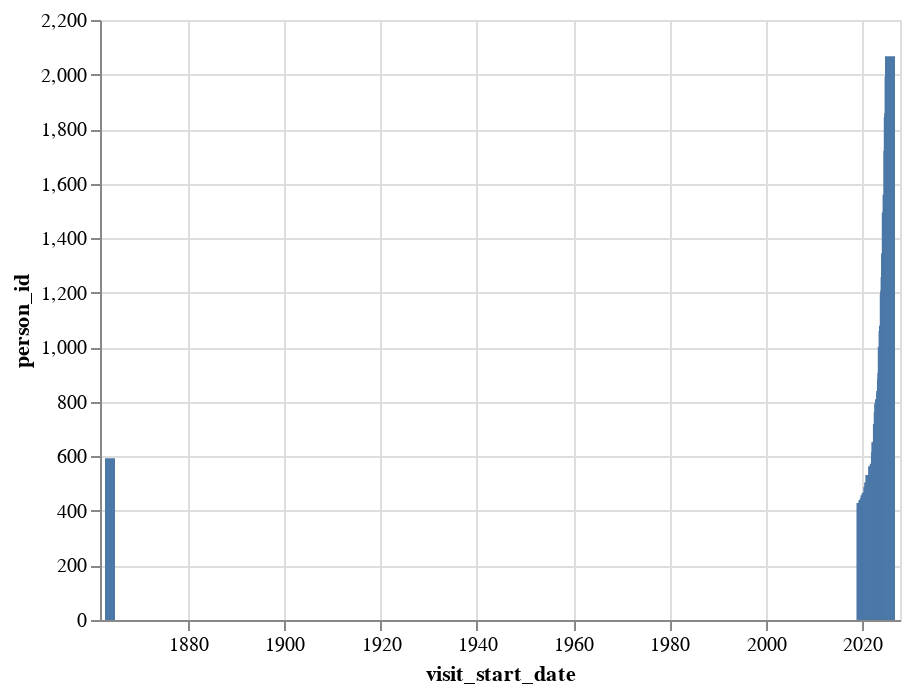

The code cell stored with this chart in its notebook:
### Code cell
alt.Chart(visit_start_dates_summary).mark_bar().encode(
    alt.X('visit_start_date:T', scale=alt.Scale(padding=5)),
    y='person_id:Q'
)

### Figure 1 — Vega-Lite specification as saved in the notebook (floating-point values rounded to 4 significant figures)
{"config": {"view": {"continuousWidth": 400, "continuousHeight": 300}}, "data": {"name": "data-fe469d109448af499721b22749905092"}, "mark": "bar", "encoding": {"x": {"type": "temporal", "field": "visit_start_date", "scale": {"padding": 5}}, "y": {"type": "quantitative", "field": "person_id"}}, "$schema": "https://vega.github.io/schema/vega-lite/v4.8.1.json", "datasets": {"data-fe469d109448af499721b22749905092": [{"visit_start_date": "1863-10", "person_id": 593}, {"visit_start_date": "2019-12", "person_id": 429}, {"visit_start_date": "2020-01", "person_id": 406}, {"visit_start_date": "2020-02", "person_id": 357}, {"visit_start_date": "2020-03", "person_id": 430}, {"visit_start_date": "2020-04", "person_id": 402}, {"visit_start_date": "2020-05", "person_id": 440}, {"visit_start_date": "2020-06", "person_id": 422}, {"visit_start_date": "2020-07", "person_id": 419}, {"visit_start_date": "2020-08", "person_id": 446}, {"visit_start_date": "2020-09", "person_id": 405}, {"visit_start_date": "2020-10", "person_id": 457}, {"visit_start_date": "2020-11", "person_id": 444}, {"visit_start_date": "2020-12", "person_id": 421}, {"visit_start_date": "2021-01", "person_id": 467}, {"visit_start_date": "2021-02", "person_id": 410}, {"visit_start_date": "2021-03", "person_id": 427}, {"visit_start_date": "2021-04", "person_id": 423}, {"visit_start_date": "2021-05", "person_id": 488}, {"visit_start_date": "2021-06", "person_id": 452}, {"visit_start_date": "2021-07", "person_id": 504}, {"visit_start_date": "2021-08", "person_id": 458}, {"visit_start_date": "2021-09", "person_id": 487}, {"visit_start_date": "2021-10", "person_id": 532}, {"visit_start_date": "2021-11", "person_id": 478}, {"visit_start_date": "2021-12", "person_id": 512}, {"visit_start_date": "2022-01", "person_id": 494}, {"visit_start_date": "2022-02", "person_id": 467}, {"visit_start_date": "2022-03", "person_id": 489}, {"visit_start_date": "2022-04", "person_id": 448}, {"visit_start_date": "2022-05", "person_id": 564}, {"visit_start_date": "2022-06", "person_id": 517}, {"visit_start_date": "2022-07", "person_id": 559}, {"visit_start_date": "2022-08", "person_id": 562}, {"visit_start_date": "2022-09", "person_id": 573}, {"visit_start_date": "2022-10", "person_id": 551}, {"visit_start_date": "2022-11", "person_id": 487}, {"visit_start_date": "2022-12", "person_id": 615}, {"visit_start_date": "2023-01", "person_id": 652}, {"visit_start_date": "2023-02", "person_id": 546}, {"visit_start_date": "2023-03", "person_id": 625}, {"visit_start_date": "2023-04", "person_id": 654}, {"visit_start_date": "2023-05", "person_id": 719}, {"visit_start_date": "2023-06", "person_id": 669}, {"visit_start_date": "2023-07", "person_id": 763}, {"visit_start_date": "2023-08", "person_id": 794}, {"visit_start_date": "2023-09", "person_id": 744}, {"visit_start_date": "2023-10", "person_id": 809}, {"visit_start_date": "2023-11", "person_id": 754}, {"visit_start_date": "2023-12", "person_id": 781}, {"visit_start_date": "2024-01", "person_id": 840}, {"visit_start_date": "2024-02", "person_id": 832}, {"visit_start_date": "2024-03", "person_id": 883}, {"visit_start_date": "2024-04", "person_id": 906}, {"visit_start_date": "2024-05", "person_id": 1002}, {"visit_start_date": "2024-06", "person_id": 969}, {"visit_start_date": "2024-07", "person_id": 1060}, {"visit_start_date": "2024-08", "person_id": 1079}, {"visit_start_date": "2024-09", "person_id": 1052}, {"visit_start_date": "2024-10", "person_id": 1194}, {"visit_start_date": "2024-11", "person_id": 1208}, {"visit_start_date": "2024-12", "person_id": 1258}, {"visit_start_date": "2025-01", "person_id": 1344}, {"visit_start_date": "2025-02", "person_id": 1267}, {"visit_start_date": "2025-03", "person_id": 1493}, {"visit_start_date": "2025-04", "person_id": 1495}, {"visit_start_date": "2025-05", "person_id": 1560}, {"visit_start_date": "2025-06", "person_id": 1531}, {"visit_start_date": "2025-07", "person_id": 1721}, {"visit_start_date": "2025-08", "person_id": 1843}, {"visit_start_date": "2025-09", "person_id": 1858}, {"visit_start_date": "2025-10", "person_id": 1993}, {"visit_start_date": "2025-11", "person_id": 2067}]}}
